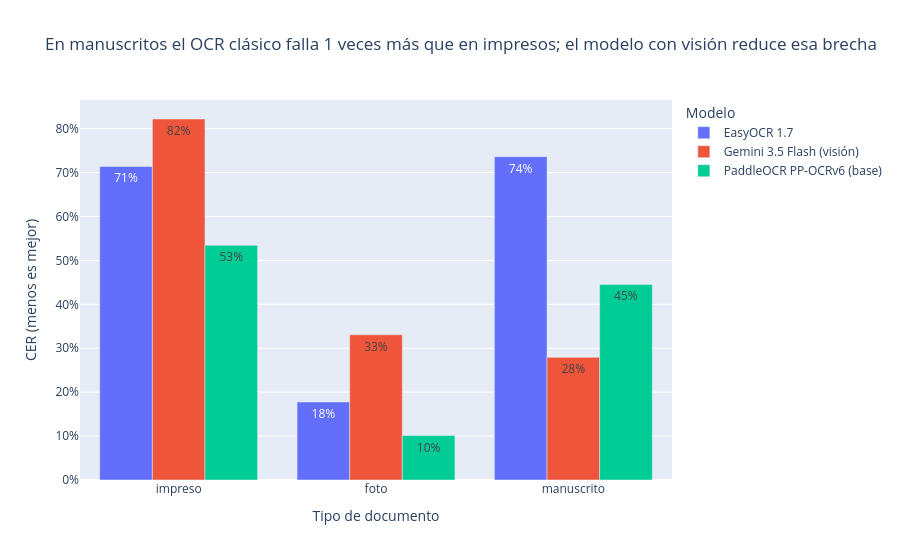

Write notebook code for a chart like this one.
### Code cell
fig = px.bar(ev_ocr.groupby(["modelo", "grupo"])[["edits", "largo_ref"]].sum().eval("CER = edits / largo_ref").reset_index(),
             x="grupo", y="CER", color="modelo", barmode="group", text_auto=".0%",
             category_orders={"grupo": ["impreso", "foto", "manuscrito"]},
             labels={"grupo": "Tipo de documento", "CER": "CER (menos es mejor)", "modelo": "Modelo"},
             title=f"En manuscritos el OCR clásico falla {cer_tipo.loc[base_ocr, 'manuscrito'] / max(cer_tipo.loc[base_ocr, 'impreso'], 1e-9):.0f} "
                   f"veces más que en impresos; el modelo con visión reduce esa brecha")
fig.update_yaxes(tickformat=".0%")
fig.show()

### Figure 1 — Plotly figure (JSON) as saved in the notebook; plotly's stock layout.template omitted (floating-point values rounded to 4 significant figures)
{"data": [{"alignmentgroup": "True", "hovertemplate": "Modelo=EasyOCR 1.7<br>Tipo de documento=%{x}<br>CER (menos es mejor)=%{y}<extra></extra>", "legendgroup": "EasyOCR 1.7", "marker": {"color": "#636efa", "pattern": {"shape": ""}}, "name": "EasyOCR 1.7", "offsetgroup": "EasyOCR 1.7", "orientation": "v", "showlegend": true, "textposition": "auto", "texttemplate": "%{y:.0%}", "type": "bar", "x": ["foto", "impreso", "manuscrito"], "xaxis": "x", "y": [0.1776, 0.7139, 0.7362], "yaxis": "y"}, {"alignmentgroup": "True", "hovertemplate": "Modelo=Gemini 3.5 Flash (visión)<br>Tipo de documento=%{x}<br>CER (menos es mejor)=%{y}<extra></extra>", "legendgroup": "Gemini 3.5 Flash (visión)", "marker": {"color": "#EF553B", "pattern": {"shape": ""}}, "name": "Gemini 3.5 Flash (visión)", "offsetgroup": "Gemini 3.5 Flash (visión)", "orientation": "v", "showlegend": true, "textposition": "auto", "texttemplate": "%{y:.0%}", "type": "bar", "x": ["foto", "impreso", "manuscrito"], "xaxis": "x", "y": [0.3306, 0.8219, 0.2793], "yaxis": "y"}, {"alignmentgroup": "True", "hovertemplate": "Modelo=PaddleOCR PP-OCRv6 (base)<br>Tipo de documento=%{x}<br>CER (menos es mejor)=%{y}<extra></extra>", "legendgroup": "PaddleOCR PP-OCRv6 (base)", "marker": {"color": "#00cc96", "pattern": {"shape": ""}}, "name": "PaddleOCR PP-OCRv6 (base)", "offsetgroup": "PaddleOCR PP-OCRv6 (base)", "orientation": "v", "showlegend": true, "textposition": "auto", "texttemplate": "%{y:.0%}", "type": "bar", "x": ["foto", "impreso", "manuscrito"], "xaxis": "x", "y": [0.1011, 0.5342, 0.4452], "yaxis": "y"}], "layout": {"barmode": "group", "legend": {"title": {"text": "Modelo"}, "tracegroupgap": 0}, "title": {"text": "En manuscritos el OCR clásico falla 1 veces más que en impresos; el modelo con visión reduce esa brecha"}, "xaxis": {"anchor": "y", "categoryarray": ["impreso", "foto", "manuscrito"], "categoryorder": "array", "domain": [0, 1], "title": {"text": "Tipo de documento"}}, "yaxis": {"anchor": "x", "domain": [0, 1], "tickformat": ".0%", "title": {"text": "CER (menos es mejor)"}}}}
